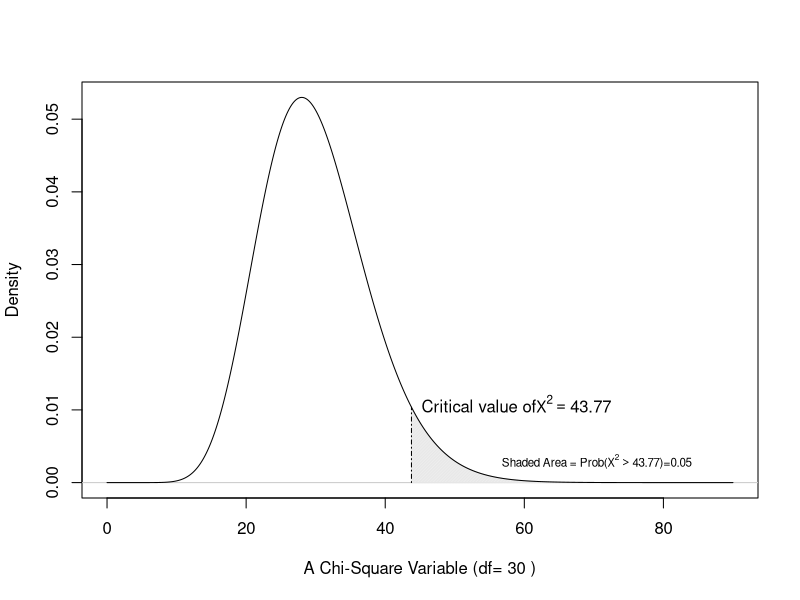
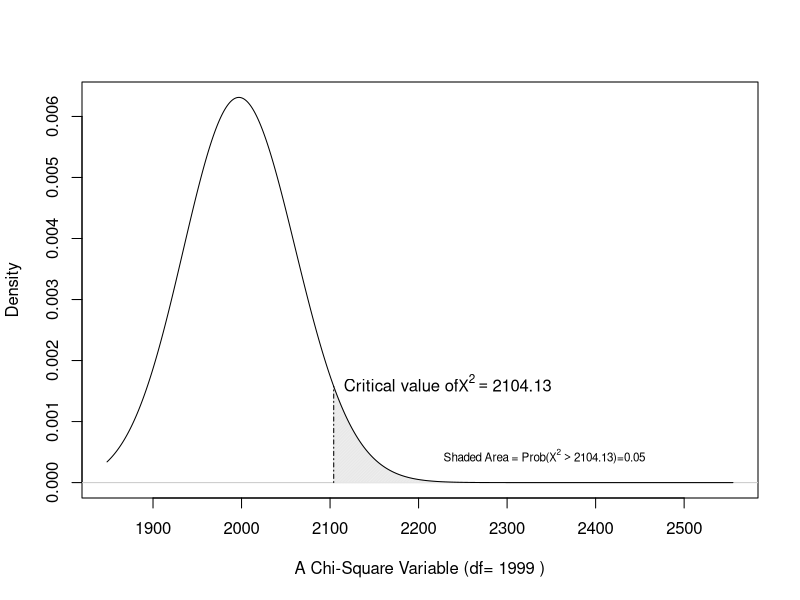

Recreate these plots in R, in order.
#Paul Johnson
#2011-04-14
# Plots a Chi Square distribution

# N is degrees of freedom.

## Exercise. Run this. Then adjust code to make figure "look nice" if N=2000

N <- 30
x <- seq(0, 3*N, by=0.1)
xden <- dchisq(x, df=N)

plot(x, xden, type="n",main="",xlab=paste("A Chi-Square Variable (df=",N,")"), ylab="Density")
abline(h= 0, col=gray(.80))

cv <- qchisq(0.95, df=N)
chicv <- dchisq(cv, df=N)

xcrit <- seq(cv, max(x), by=0.1)
ycrit <- dchisq(xcrit, df=N)

polygon(x=c(xcrit, xcrit[length(xcrit):1]), y=c(ycrit,rep(0,length(xcrit))), density=95, col=gray(.90))

lines(x, xden, lty=1) 
lines( c(cv,cv),c(0,chicv),lty=4)
text(cv, chicv, pos=4, bquote(paste("Critical value of", Chi^2==.(round(cv,2)))))
text(cv+0.25*(max(x)-cv), 0.25*chicv, pos=4, bquote(paste("Shaded Area = Prob(",Chi^2 > .(round(cv,2)),")=0.05")),cex=0.7)




#####################################
#########Answer######################
#########Answer######################


N<- 1999
xrange <- range( rchisq(50, df=N))
xrange[2] <-1.2*xrange[2]

x <- seq(xrange[1], xrange[2], by=0.1)
xden <- dchisq(x, df=N)

plot(x, xden, type="n",main="",xlab=paste("A Chi-Square Variable (df=",N,")"), ylab="Density")
abline(h= 0, col=gray(.80))

cv <- qchisq(0.95, df=N)
chicv <- dchisq(cv, df=N)

xcrit <- seq(cv, max(x), by=0.1)
ycrit <- dchisq(xcrit, df=N)

polygon(x=c(xcrit, xcrit[length(xcrit):1]), y=c(ycrit,rep(0,length(xcrit))), density=95, col=gray(.90))

lines(x, xden, lty=1) 
lines( c(cv,cv),c(0,chicv),lty=4)
text(cv, chicv, pos=4, bquote(paste("Critical value of", Chi^2==.(round(cv,2)))))
text(cv+0.25*(max(x)-cv), 0.25*chicv, pos=4, bquote(paste("Shaded Area = Prob(",Chi^2 > .(round(cv,2)),")=0.05")),cex=0.7)
